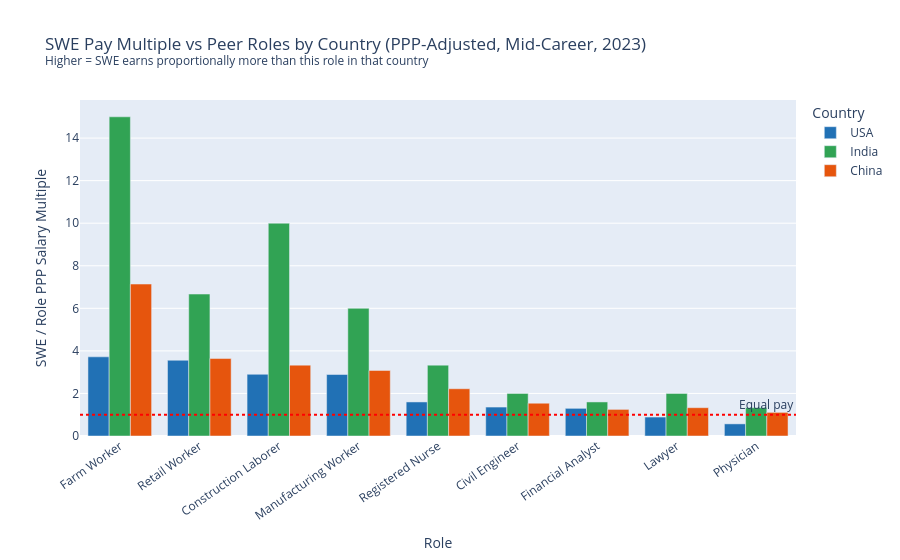

Here is the notebook cell this chart was saved with:
### Code cell
swe_ppp = mid[mid['role'] == 'software_engineer'][['country', 'median_salary_ppp_usd']].rename(
    columns={'median_salary_ppp_usd': 'swe_ppp'}
)
peers = mid[mid['role'] != 'software_engineer'].merge(swe_ppp, on='country')
peers['swe_multiple_ppp'] = (peers['swe_ppp'] / peers['median_salary_ppp_usd']).round(2)
peers['role_label'] = peers['role'].map(ROLE_LABELS)

usa_order = (
    peers[peers['country'] == 'USA']
    .sort_values('swe_multiple_ppp', ascending=False)['role_label'].tolist()
)

fig = px.bar(
    peers, x='role_label', y='swe_multiple_ppp', color='country',
    barmode='group',
    category_orders={'role_label': usa_order, 'country': ['USA', 'India', 'China']},
    color_discrete_map=country_colors,
    title='SWE Pay Multiple vs Peer Roles by Country (PPP-Adjusted, Mid-Career, 2023)<br>'
          '<sup>Higher = SWE earns proportionally more than this role in that country</sup>',
    labels={'swe_multiple_ppp': 'SWE / Role PPP Salary Multiple', 'role_label': 'Role', 'country': 'Country'},
)
fig.add_hline(y=1.0, line_dash='dot', line_color='red', annotation_text='Equal pay')
fig.update_layout(xaxis_tickangle=-35)
fig.show()

### Figure 1 — Plotly figure (JSON) as saved in the notebook; plotly's stock layout.template omitted (floating-point values rounded to 4 significant figures)
{"data": [{"alignmentgroup": "True", "hovertemplate": "Country=USA<br>Role=%{x}<br>SWE / Role PPP Salary Multiple=%{y}<extra></extra>", "legendgroup": "USA", "marker": {"color": "#2171b5", "pattern": {"shape": ""}}, "name": "USA", "offsetgroup": "USA", "orientation": "v", "showlegend": true, "textposition": "auto", "type": "bar", "x": ["Lawyer", "Physician", "Financial Analyst", "Registered Nurse", "Civil Engineer", "Construction Laborer", "Farm Worker", "Manufacturing Worker", "Retail Worker"], "xaxis": "x", "y": [0.89, 0.57, 1.3, 1.6, 1.36, 2.9, 3.72, 2.89, 3.56], "yaxis": "y"}, {"alignmentgroup": "True", "hovertemplate": "Country=India<br>Role=%{x}<br>SWE / Role PPP Salary Multiple=%{y}<extra></extra>", "legendgroup": "India", "marker": {"color": "#31a354", "pattern": {"shape": ""}}, "name": "India", "offsetgroup": "India", "orientation": "v", "showlegend": true, "textposition": "auto", "type": "bar", "x": ["Lawyer", "Physician", "Financial Analyst", "Registered Nurse", "Civil Engineer", "Construction Laborer", "Farm Worker", "Manufacturing Worker", "Retail Worker"], "xaxis": "x", "y": [2.0, 1.33, 1.6, 3.33, 2.0, 10.0, 15.0, 6.0, 6.67], "yaxis": "y"}, {"alignmentgroup": "True", "hovertemplate": "Country=China<br>Role=%{x}<br>SWE / Role PPP Salary Multiple=%{y}<extra></extra>", "legendgroup": "China", "marker": {"color": "#e6550d", "pattern": {"shape": ""}}, "name": "China", "offsetgroup": "China", "orientation": "v", "showlegend": true, "textposition": "auto", "type": "bar", "x": ["Lawyer", "Physician", "Financial Analyst", "Registered Nurse", "Civil Engineer", "Construction Laborer", "Farm Worker", "Manufacturing Worker", "Retail Worker"], "xaxis": "x", "y": [1.33, 1.11, 1.25, 2.22, 1.54, 3.33, 7.14, 3.08, 3.64], "yaxis": "y"}], "layout": {"annotations": [{"showarrow": false, "text": "Equal pay", "x": 1, "xanchor": "right", "xref": "x domain", "y": 1.0, "yanchor": "bottom", "yref": "y"}], "barmode": "group", "legend": {"title": {"text": "Country"}, "tracegroupgap": 0}, "shapes": [{"line": {"color": "red", "dash": "dot"}, "type": "line", "x0": 0, "x1": 1, "xref": "x domain", "y0": 1.0, "y1": 1.0, "yref": "y"}], "title": {"text": "SWE Pay Multiple vs Peer Roles by Country (PPP-Adjusted, Mid-Career, 2023)<br><sup>Higher = SWE earns proportionally more than this role in that country</sup>"}, "xaxis": {"anchor": "y", "categoryarray": ["Farm Worker", "Retail Worker", "Construction Laborer", "Manufacturing Worker", "Registered Nurse", "Civil Engineer", "Financial Analyst", "Lawyer", "Physician"], "categoryorder": "array", "domain": [0.0, 1.0], "tickangle": -35, "title": {"text": "Role"}}, "yaxis": {"anchor": "x", "domain": [0.0, 1.0], "title": {"text": "SWE / Role PPP Salary Multiple"}}}}
